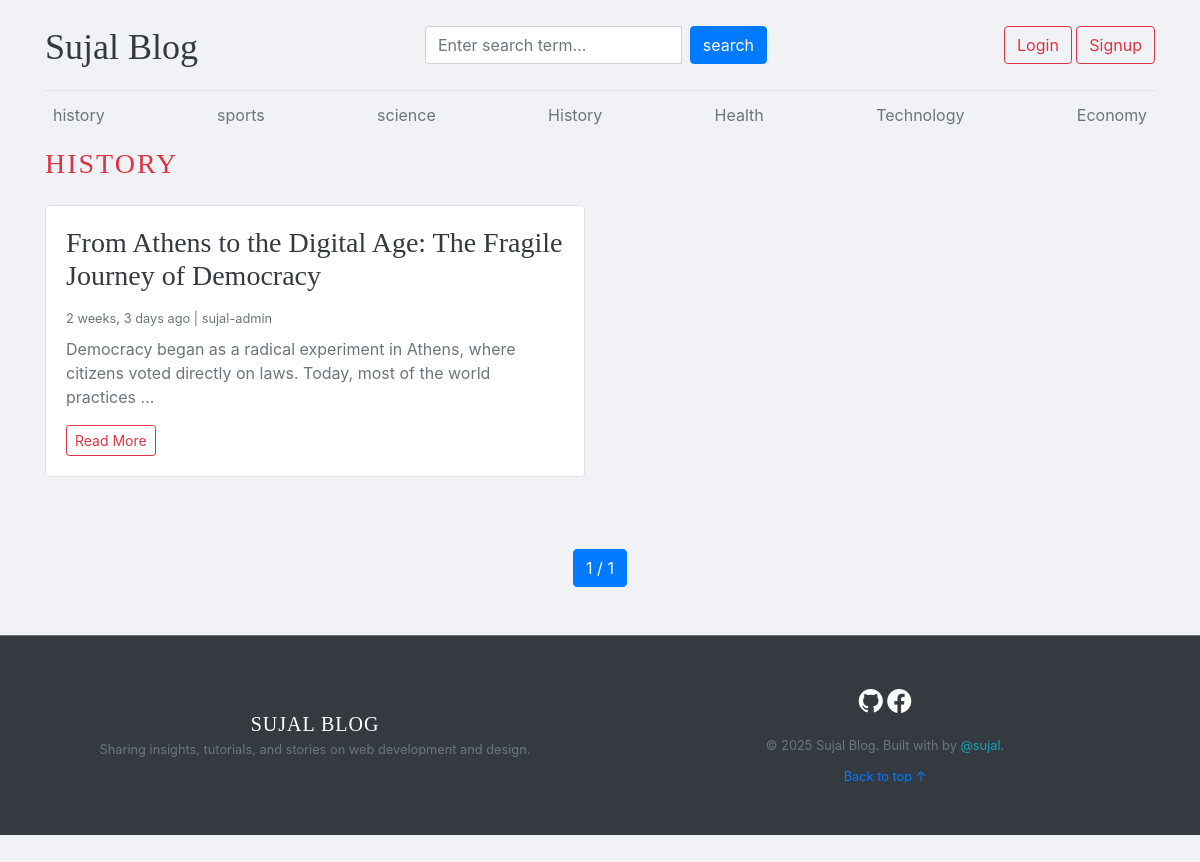
Page /category/1/ on the committed database.
### blogs/models.py (models this page shows, shortened)
class Category(models.Model):
    category_name=models.CharField(max_length=50,unique=True)
    created_at=models.DateTimeField(auto_now_add=True)
    updated_at=models.DateField(auto_now=True)
    class Meta:
        verbose_name_plural='categories'
    def __str__(self):
        return self.category_name

class Blog(models.Model):
    title=models.CharField(max_length=100)
    slug=models.SlugField(max_length=150,unique=True,blank=True)
    category=models.ForeignKey(Category,on_delete=models.CASCADE)
    author=models.ForeignKey(User,on_delete=models.CASCADE)
    featured_image=models.ImageField(upload_to='upload/%y/%m/%d')
    short_description=models.TextField(max_length=500)
    blog_body =models.TextField(max_length=2000)
    status=models.CharField(max_length=20,choices=STATUS_CHOICES,default=0)
    is_featured=models.BooleanField(default=False)
    created_at=models.DateTimeField(auto_now_add=True)
    updated_at=models.DateField(auto_now=True)

### blogs/views.py (the view)
# urls.py: path('<int:category_id>/',views.post_by_category,name='post_by_category'),
def post_by_category(request, category_id):
    keyword = request.GET.get('keyword')
    posts_list = Blog.objects.filter(status='Published', category=category_id).order_by('-created_at')
    if keyword:
        posts_list = posts_list.filter(title__icontains=keyword)
    category = get_object_or_404(Category, pk=category_id)
    paginator = Paginator(posts_list, 2)
    page_number = request.GET.get('page')
    posts = paginator.get_page(page_number)
    context = {
        "posts": posts,
        "category": category,
        "keyword": keyword
    }
    return render(request, 'post_by_category.html', context)

### blogs/context_processors.py (called while the page is built)
def get_categories(request):
    categories=Category.objects.all()
    return dict(categories=categories)

### templates/post_by_category.html (shortened to what this page needs)
{% extends 'base.html' %}
{% load static %}
{% block body %}
    <h3 class="text-uppercase text-danger mb-4" style="letter-spacing:2px">{{category}}</h3>
<div class="row">
    {% if posts %}
        {% for post in posts %}
        <div class="col-md-6 mb-4">
            <div class="card border shadow-sm h-100">
                <div class="card-body d-flex flex-column">
                    <h3 class="card-title">
                        <a href="{% url 'blog' post.slug %}" class="text-dark text-decoration-none">
                            {{post.title}}
                        </a>
                    </h3>
                    <div class="mb-2">
                        <small class="text-muted">{{post.created_at|timesince}} ago | {{post.author}}</small>
                    </div>
                    <p class="card-text text-secondary">
                        {{post.short_description|truncatewords:20}}
                    </p>
                    <div class="mt-auto">
                        <a href="{% url 'blog' post.slug %}" class="btn btn-sm btn-outline-danger">
                            Read More
                        </a>
                    </div>
                </div>
            </div>
        </div>
        {% endfor %}
    {% else %}
        <div class="col-12 text-center py-5">
            <p class="lead text-muted">Sorry, no posts were found in <strong>{{category}}</strong>.</p>
            <a href="/" class="btn btn-secondary">Back to Home</a>
        </div>
    {% endif %}
</div>
{% include '_pagination.html' %}
{% endblock body %}

### templates/base.html (shortened to what this page needs)
<!DOCTYPE html>
{% load static %}
<html lang="en">
<head>
  <link href="https://getbootstrap.com/docs/4.0/dist/css/bootstrap.min.css" rel="stylesheet">
  <link href="{% static 'css/blog.css' %}" rel="stylesheet">
  <link rel="stylesheet" href="https://cdnjs.cloudflare.com/ajax/libs/font-awesome/7.0.1/css/all.min.css" />
  <link rel="stylesheet" href="https://cdn.jsdelivr.net/npm/bootstrap-icons@1.11.3/font/bootstrap-icons.min.css">
</head>
<body>
<div class="main">
  <div class="container ">
    <header class="blog-header py-3">
      <div class="row flex-nowrap justify-content-between align-items-center">
        <div class="col-4 pt-1 ">
          <a class="blog-header-logo text-dark " href="/">Sujal Blog</a>
        </div>
        <div class="col-4">
          <form action="{% url 'search' %}" method="GET">
            <div class="input-group">
              <input class="form-control" type="text" name="keyword" placeholder="Enter search term..."
                aria-label="Enter search term..." aria-describedby="button-search" />
              <button type="submit" class="btn btn-primary mx-2" id="button-search">search</button>
            </div>
          </form>
        </div>
        <div class="col-4 d-flex justify-content-end align-items-center">
          {% if not user.is_authenticated %}
          <a class="btn btn-md btn-outline-danger btn-success" href="{% url 'login' %}">Login</a> &nbsp;
          <a class="btn btn-md btn-outline-danger" href="{% url 'register' %}">Signup</a>
          {% endif %}
        </div>
      </div>
    </header>
    <div class="nav-scroller py-1 mb-2">
      <nav class="nav d-flex justify-content-between">
        {% for cat in categories %}
        <a class="p-2 text-muted fw-bold" href="{% url 'post_by_category' cat.id %}">{{cat.category_name}}</a>
        {% endfor %}
      </nav>
    </div>
    {% block body %}
    {% endblock body %}
  </div>
 <footer class="blog-footer bg-dark text-white mt-5 py-5 border-top border-secondary">
  <div class="container">
    <div class="row align-items-center">
      <div class="col-md-6 text-center text-md-start mb-4 mb-md-0">
        <h5 class="fw-bold text-uppercase mb-1" style="letter-spacing: 1px;">Sujal Blog</h5>
        <p class="text-secondary small mb-0">Sharing insights, tutorials, and stories on web development and design.</p>
      </div>
      <div class="col-md-6 text-center text-md-end">
        <div class="mb-3">
          <a href="https://github.com/sujallmajhi" target="_blank" class="text-white me-4 text-decoration-none shadow-sm">
            <i class="bi bi-github" style="font-size: 1.5rem;"></i>
          </a>
          <a href="https://www.facebook.com/share/1NXvtaTKYE/" target="_blank" class="text-white text-decoration-none shadow-sm">
            <i class="bi bi-facebook" style="font-size: 1.5rem;"></i>
          </a>
        </div>
        <p class="text-secondary small mb-0">
          &copy; 2025 Sujal Blog. Built with  by
          <a href="https://github.com/sujallmajhi" class="text-info text-decoration-none fw-bold">@sujal</a>.
        </p>
        <div class="mt-2">
            <a href="#" class="text-white-50 small text-decoration-none">Back to top ↑</a>
        </div>
      </div>
    </div>
  </div>
</footer>
</div>
</body>
</html>

### blogmain/static/css/blog.css (style rules this page uses)
.blog-header { border-bottom: 1px solid #e5e5e5; }
.blog-header-logo { font-family: "Playfair Display", Georgia, "Times New Roman", serif; font-size: 2.25rem; }
h1, h2, h3, h4, h5, h6 { font-family: "Playfair Display", Georgia, "Times New Roman", serif; }
.blog-footer { padding: 2.5rem 0; color: #727272; text-align: center; background-color: #f9f9f9; border-top: .05rem solid #e5e5e5; }
.blog-footer p:last-child { margin-bottom: 0; }
.main { background-color: #f0f2f5; min-height: 100vh; margin: 0; padding-bottom: 40px; }

### rows in the picture
Category: category_name "history", category_name "HISTORY"
Category: category_name "sports"
Category: category_name "science"
Category: category_name "History"
Category: category_name "Health"
Category: category_name "Technology"
Category: category_name "Economy"
Blog: title "From Athens to the Digital Age: The Fragile Journey of Democracy", created_at "2 weeks, 3 days", author "sujal-admin", short_description "Democracy began as a radical experiment in Athens, where citizens voted directly on laws. Today, most of the world practices …"

### other values in the picture
{{ posts.number }} "1"
{{ posts.paginator.num_pages }} "1"
